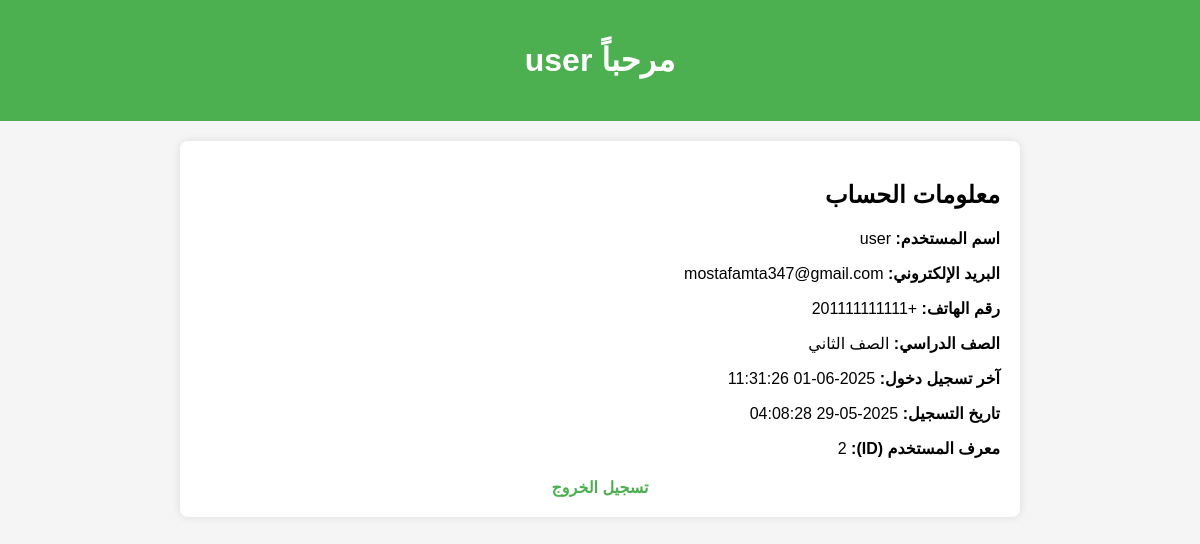
The app's page /dashboard.php (signed in) with its own data.
### tables this page shows
CREATE TABLE `users` (
  `id` int(11) NOT NULL,
  `username` varchar(50) DEFAULT NULL,
  `email` varchar(100) NOT NULL,
  `phone` varchar(20) NOT NULL,
  `password` varchar(255) DEFAULT NULL,
  `registration_date` datetime NOT NULL DEFAULT current_timestamp(),
  `last_login` datetime NOT NULL,
  `student_class` varchar(50) NOT NULL
);

### dashboard.php (the view, shortened to what this page needs)
<?php
require_once './php/config.php';
$stmt = $pdo->prepare("SELECT * FROM users WHERE id = ?");
$stmt->execute([$_SESSION['user_id']]);
$user = $stmt->fetch();
?>
<!DOCTYPE html>
<html lang="ar" dir="rtl">
<head>
</head>
<body>
    <div class="header">
        <h1>مرحباً <?php echo htmlspecialchars($user['username']); ?></h1>
    </div>
    <div class="container">
        <div class="user-info">
            <h2>معلومات الحساب</h2>
            <p><strong>اسم المستخدم:</strong> <?php echo htmlspecialchars($user['username']); ?></p>
            <?php if (!empty($user['email'])): ?>
                <p><strong>البريد الإلكتروني:</strong> <?php echo htmlspecialchars($user['email']); ?></p>
            <?php endif; ?>
            <?php if (!empty($user['phone'])): ?>
                <p><strong>رقم الهاتف:</strong> <?php echo htmlspecialchars($user['phone']); ?></p>
            <?php endif; ?>
            <p><strong>الصف الدراسي:</strong> <?php echo htmlspecialchars($user['student_class']); ?></p>
            <p><strong>آخر تسجيل دخول:</strong> <?php echo $user['last_login'] ? date('Y-m-d H:i:s', strtotime($user['last_login'])) : 'أول دخول'; ?></p>
            <p><strong>تاريخ التسجيل:</strong> <?php echo date('Y-m-d H:i:s', strtotime($user['registration_date'])); ?></p>
            <p><strong>معرف المستخدم (ID):</strong> <?php echo $user['id']; ?></p>
        </div>
        <div class="logout">
            <a href="logout.php">تسجيل الخروج</a>
        </div>
    </div>
</body>
</html>

### dashboard.php (style rules this page uses)
body { font-family: Arial, sans-serif; background-color: #f5f5f5; margin: 0; padding: 0; }
.header { background-color: #4CAF50; color: white; padding: 20px; text-align: center; }
.container { max-width: 800px; margin: 20px auto; padding: 20px; background: white; border-radius: 8px; box-shadow: 0 0 10px rgba(0,0,0,0.1); }
.user-info { margin-bottom: 20px; }
.logout { text-align: center; margin-top: 20px; }
.logout a { color: #4CAF50; text-decoration: none; font-weight: bold; }

### records on screen
users: username "user", email "mostafamta347@gmail.com", phone "+201111111111", student_class "الصف الثاني", last_login "2025-06-01 11:31:26", registration_date "2025-05-29 04:08:28", id "2"
